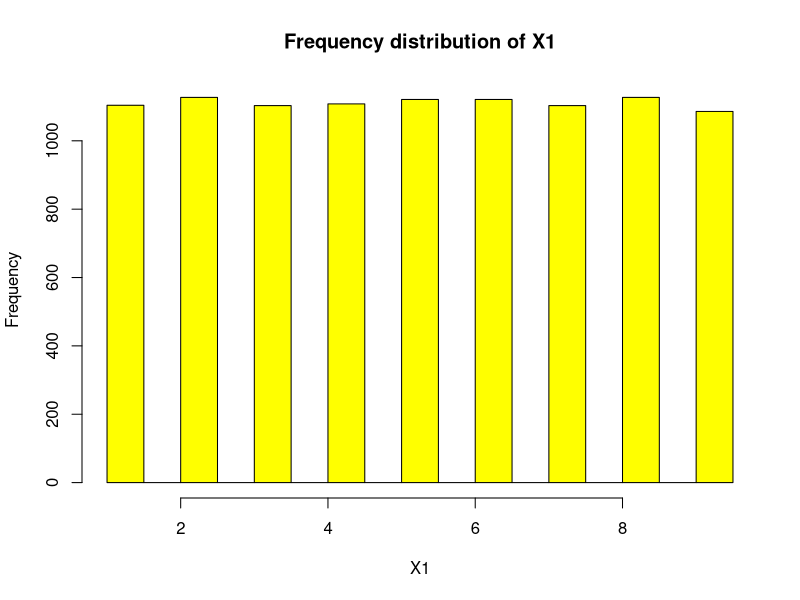
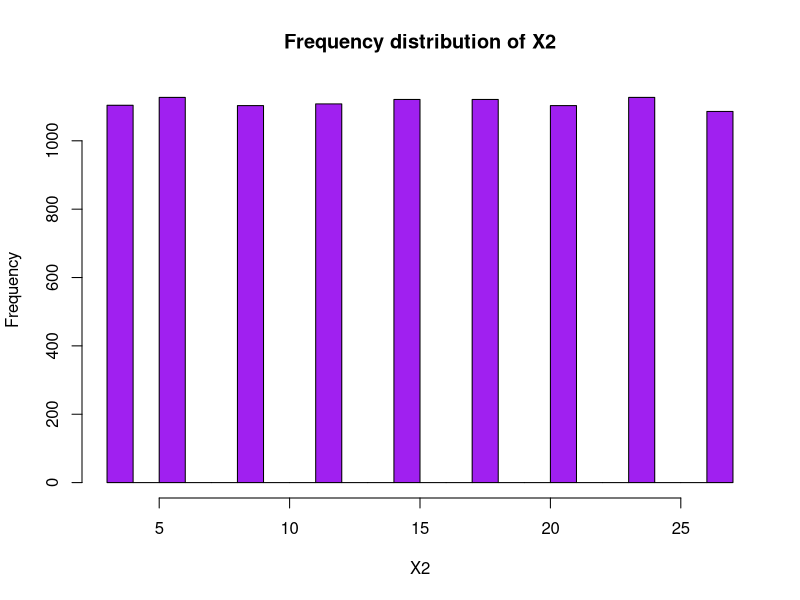
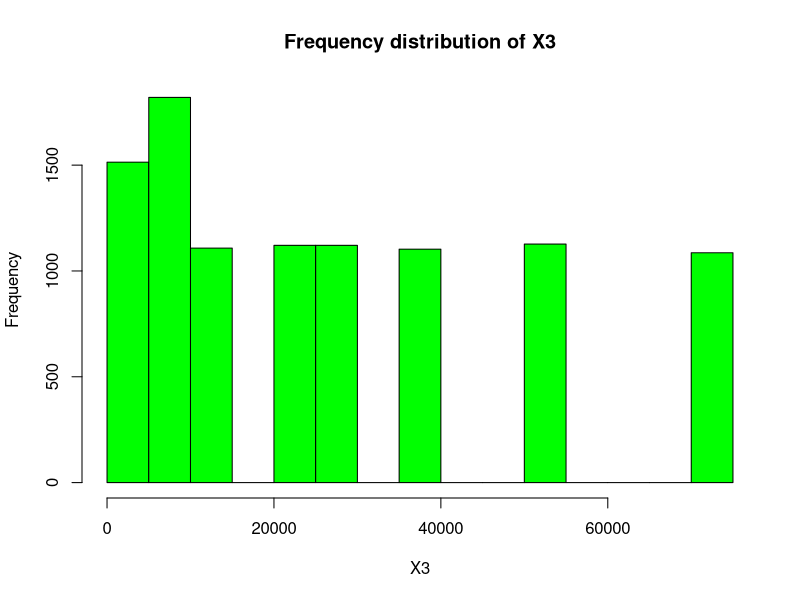
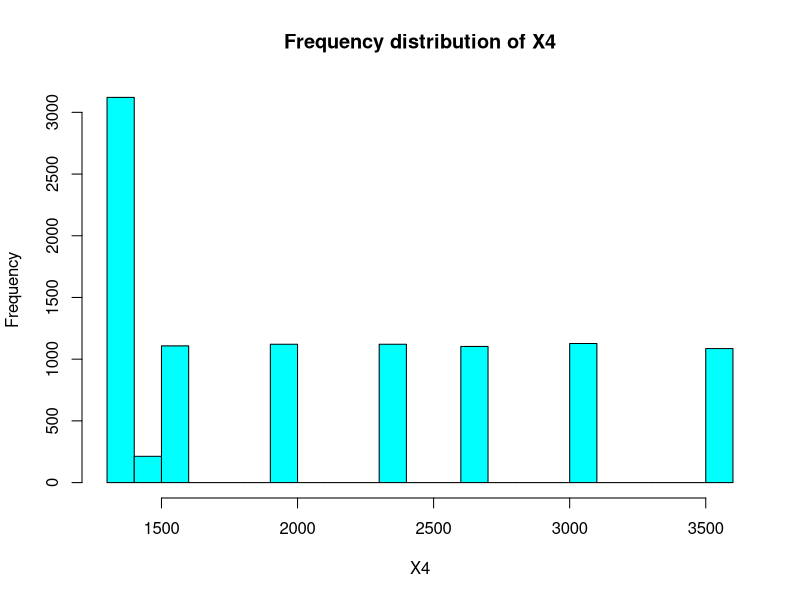
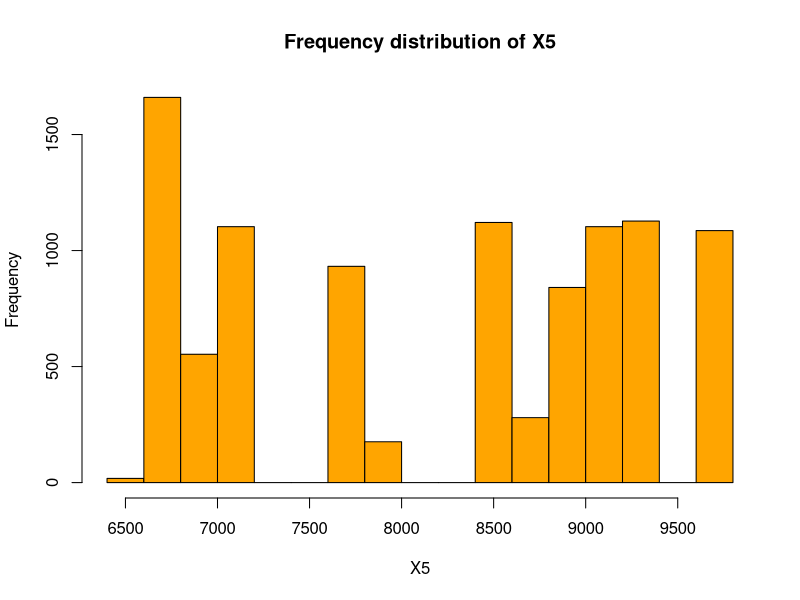
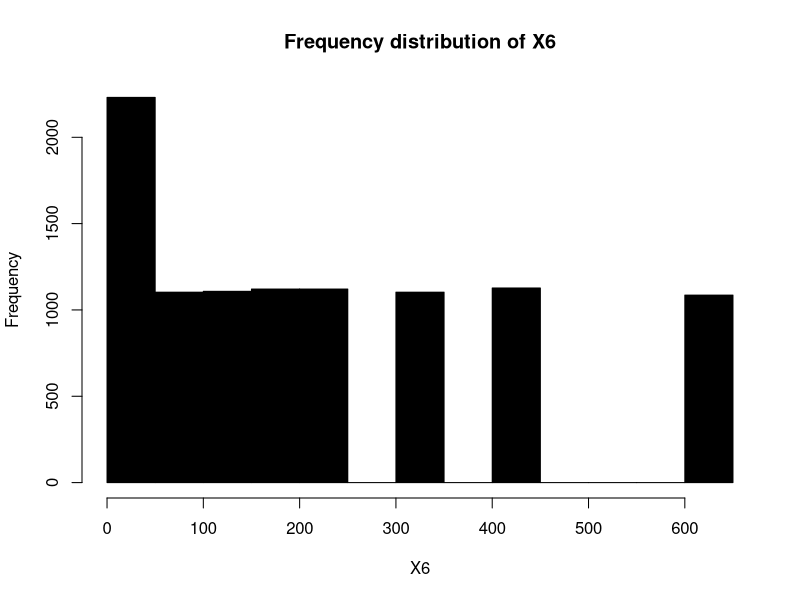
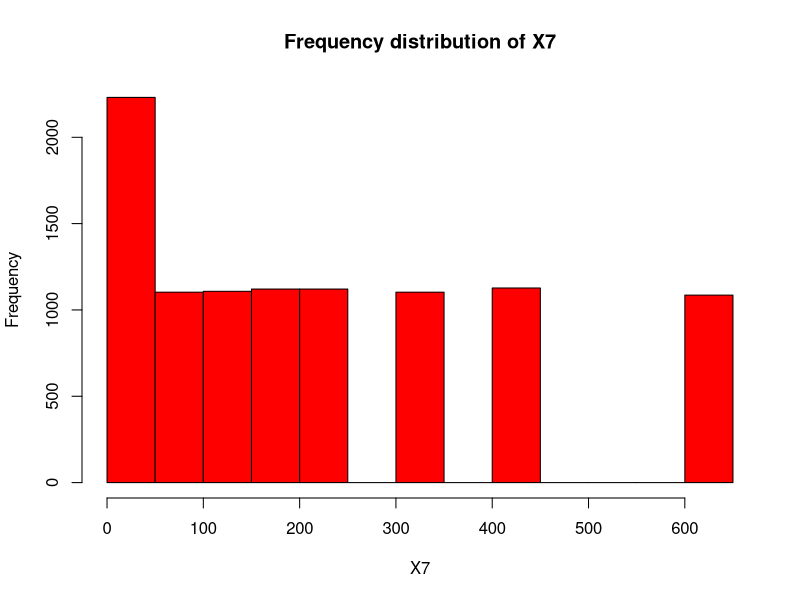
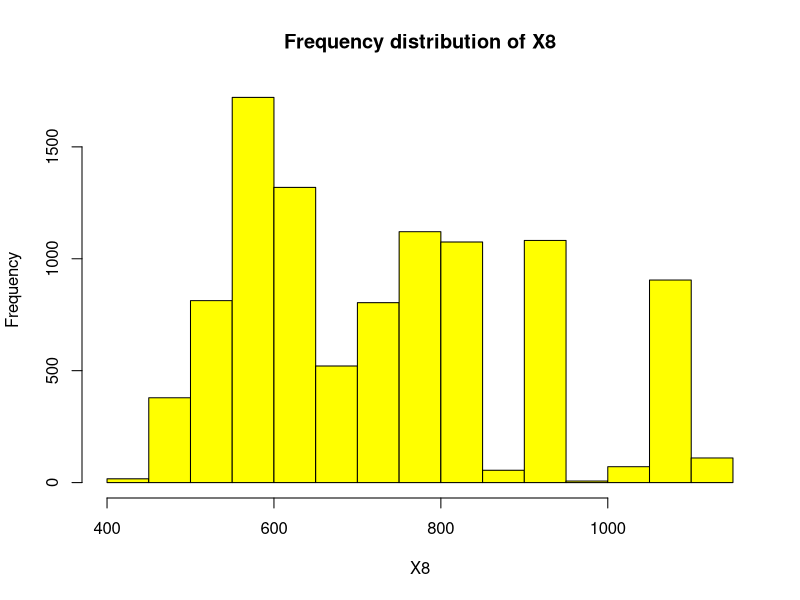

R code for these plots, in order: (Note: this script raises an error after producing the figures.)
## ---- chunk 1
knitr::opts_chunk$set(echo = TRUE)
## ---- chunk 2
navalData <- read.csv("assign1_NavalData.csv", header = TRUE)
str(navalData)
## ---- chunk 3
dim(navalData)
names(navalData)
str(navalData)
head(navalData)
tail(navalData)
## ---- chunk 4
summary(navalData)
## ---- chunk 5
colnames(navalData)[3]
colorsInR <- c("red","yellow","purple","green","cyan","orange","black")

# histogram plots for X
  for ( i in seq(1,16) ){
    hist(navalData[[i]], breaks=20, main= paste("Frequency distribution of X",i,sep=""), col=colorsInR[i%%7+1], xlab= paste("X",i,sep=""))
  }

#histogram plot for Y
for ( i in seq(1,2) ){
    hist(navalData[[i+16]], breaks=20, main= paste("Frequency distribution of Y",i,sep=""), col=colorsInR[i%%7+1], xlab= paste("Y",i,sep=""))
  }
## ---- chunk 6

# boxplots for Xs
  for ( i in seq(1,16) ){
    boxplot(navalData[[i]], horizontal= TRUE, main= paste("Frequency distribution of X",i,sep=""), col=colorsInR[i%%7+1], xlab= paste("X",i,sep=""))
  }

#histogram plot for Ys
for ( i in seq(1,2) ){
    boxplot(navalData[[i+16]], horizontal= TRUE, main= paste("Frequency distribution of Y",i,sep=""), col=colorsInR[i%%7+1], xlab= paste("Y",i,sep=""))
  }

## ---- chunk 7
navalDataRefined1 <- navalData[-c(9,12)]

  cor(navalDataRefined1)
  library(GGally)
  ggcorr(navalDataRefined1, geom="tile")
  # Plotting two-dimensional scatterplots of all pairs of variables
  pairs(navalDataRefined1, pch = 19, col = "orange")

## ---- chunk 8
#adjusting data and initializing training data and test data for the linear model to be built
navalDataRefined2 <- navalData[-c(9,12,7)]
set.seed(1)
row.number <- sample(1:nrow(navalDataRefined2),0.8*nrow(navalDataRefined2))
trainData = navalDataRefined2[row.number,]
testData  = navalDataRefined2[-row.number,]
## ---- chunk 9
lmFitY1_Attempt1 <- lm(Y1 ~ .,data = trainData[,-15])
summary(lmFitY1_Attempt1)

#step(lmFitY1_Attempt1, direction = "backward")

## ---- chunk 10
lmFitY1_Attempt2 <- update(lmFitY1_Attempt1, ~ . - X4, data = trainData[,-15])
summary(lmFitY1_Attempt2)
## ---- chunk 11
# For univariate and bivariate model, outlier can be detected and treated using boxplots. For multi-variate model we use Cook's distance
cooksd <- cooks.distance(lmFitY1_Attempt2)
plot(cooksd, pch="*", cex=2, main="Influential Observations")  # plot cook's distance
abline(h = abs(4/(nrow(trainData)-1)), col="red")  # add cutoff line
text(x=1:length(cooksd)+1, y=cooksd, labels=ifelse(cooksd>abs(4/(nrow(trainData)-1)),names(cooksd),""), col="red")  # add labels


# Observations with Cook distance greater than 4/(n - p -1) where n is the number of observations and p is the number of input features should be eliminated to take care of the outliers

navalDataRefined3 <- trainData[abs(cooksd)<4/(nrow(trainData)-1),]
lmFitY1_Attempt3 <- lm(formula(lmFitY1_Attempt2), data = navalDataRefined3[,-15])
summary(lmFitY1_Attempt3)
## ---- chunk 12
lmFitY1_Attempt4 <- update(lmFitY1_Attempt3, ~ . - X3, data = train[,-15])
summary(lmFitY1_Attempt4)
## ---- chunk 13
mse_lmY1 <- mean(testData[["Y1"]] - predict(lmFitY1_Attempt3, testData))^2
mse_lmY1
## ---- chunk 14
lmFitY2_Attempt1 <- lm(Y2 ~ .,data = trainData[,-14])
summary(lmFitY2_Attempt1)
## ---- chunk 15
lmFitY2_Attempt2 <- update(lmFitY2_Attempt1, ~ . - X2, data = train[,-14])
summary(lmFitY2_Attempt2)
## ---- chunk 16
# For univariate and bivariate model, outlier can be detected and treated using boxplots. For multi-variate model we use Cook's distance
cooksd <- cooks.distance(lmFitY2_Attempt2)
plot(cooksd, pch="*", cex=2, main="Influential Observations")  # plot cook's distance
abline(h = abs(4/(nrow(trainData)-1)), col="red")  # add cutoff line
text(x=1:length(cooksd)+1, y=cooksd, labels=ifelse(cooksd>abs(4/(nrow(trainData)-1)),names(cooksd),""), col="red")  # add labels


# Observations with Cook distance greater than 4/(n - p -1) where n is the number of observations and p is the number of input features should be eliminated to take care of the outliers

navalDataRefined3 <- trainData[abs(cooksd)<4/(nrow(trainData)-1),]
lmFitY2_Attempt3 <- lm(formula(lmFitY2_Attempt2), data = navalDataRefined3[,-14])
summary(lmFitY2_Attempt3)
## ---- chunk 17
mse_lmY2 <- mean(testData[["Y2"]] - predict(lmFitY2_Attempt3, testData))^2
mse_lmY2
## ---- chunk 18
navalDataPred <- read.csv("assign1_NavalPred.csv", header = TRUE)
navalDataPredFiltered = subset(navalDataPred,select = -c(X7,X9,X12))


# Y1 fitting has removal of X4, X7, X9, X12
# Y2 fitting has removal of X2, X7, X9, X12
navalDataPredY1 = subset(navalDataPredFiltered, select = -c(X4))
navalDataPredY2 = subset(navalDataPredFiltered, select = -c(X2))

# Predict using lm

lmY1Pred = predict(lmFitY1_Attempt3,navalDataPredY1)
lmY2Pred = predict(lmFitY2_Attempt3,navalDataPredY2)

# Value of coefficient cannot be > 1
for(x in seq(1,1000)){
  if(lmY1Pred[x]>1){
    lmY1Pred[x] = 1
  }
  if(lmY2Pred[x]>1){
    lmY2Pred[x] = 1
  }
}

# Store and save predictions in .csv 
lmYPredDataFrame <- data.frame("Y1"=lmY1Pred, "Y2"=lmY2Pred)
str(lmYPredDataFrame)
write.csv(lmYPredDataFrame, "assign1_NavalPred_LM.csv", row.names = TRUE)
## ---- chunk 19
library(randomForest)
library(miscTools)

# Random Forest
randomForestY1 <- randomForest(Y1 ~ ., data = trainData[,-15], importance = TRUE)
randomForestY2 <- randomForest(Y2 ~ ., data = trainData[,-14], importance = TRUE)
#summary(randomForestY1)
#summary(randomForestY2)

#Calculating the R-squared and MSE using Random Forest Regressor.

r2_rf_Y1 <- rSquared(testData[["Y1"]], testData[["Y1"]] - predict (randomForestY1, testData))
r2_rf_Y2 <- rSquared(test[["Y2"]], testData[["Y2"]] - predict (randomForestY2, testData))
mse_rf_Y1 <- mean(testData[["Y1"]] - predict(randomForestY1, testData))^2
mse_rf_Y2 <- mean(testData[["Y2"]] - predict(randomForestY2, testData))^2
r2_rf_Y1
r2_rf_Y2
mse_rf_Y1
mse_rf_Y2
## ---- chunk 20
library(FNN)
knnY1 <- knn.reg(train = trainData[,-14:-15], test = testData[,-14:-15], y = trainData[["Y1"]])
knnY2 <- knn.reg(train = trainData[,-14:-15], test = testData[,-14:-15], y = trainData[["Y2"]])

#Calculating the R-squared and MSE value from the knn model.

mse_knn_Y1 <- mean(testData[["Y1"]] - knnY1$pred)^2
mse_knn_Y2 <- mean(testData[["Y2"]] - knnY2$pred)^2
r2_knn_Y1 <- rSquared(testData[["Y1"]], testData[["Y1"]] - knnY1$pred)
r2_knn_Y2 <- rSquared(testData[["Y2"]], testData[["Y2"]] - knnY2$pred)
mse_knn_Y1
mse_knn_Y2
r2_knn_Y1
r2_knn_Y2
